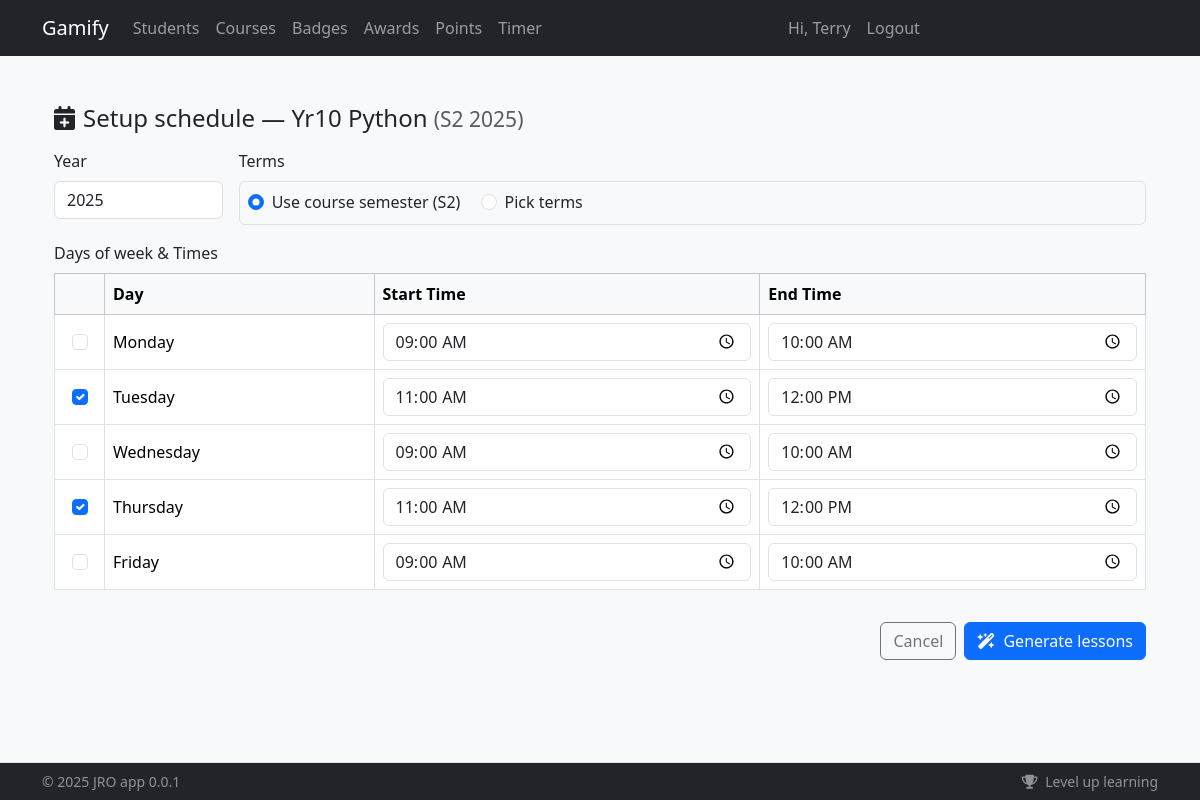
Page /courses/2/schedule/setup (signed in) on the committed database.
### app/models/user.py (models this page shows, shortened)
class User(db.Model):
    __tablename__ = "users"
    id = db.Column(db.Integer, primary_key=True)
    student_code = db.Column(db.String(32), unique=True, nullable=True)
    email = db.Column(db.String(255), unique=True, nullable=False, index=True)
    first_name = db.Column(db.String(100), nullable=False)
    last_name = db.Column(db.String(100), nullable=False)
    password_hash = db.Column(db.String(255), nullable=False)
    registered_method = db.Column(db.String(20), nullable=False, default="site")  # site|bulk
    house_id = db.Column(db.Integer, db.ForeignKey("houses.id"), nullable=True)
    homeroom_id = db.Column(db.Integer, db.ForeignKey("homerooms.id"), nullable=True)
    created_at = db.Column(db.DateTime, default=lambda: datetime.now(timezone.utc))
    avatar = db.Column(db.String(255), nullable=True)
    is_active = db.Column(db.Boolean, default=True, nullable=False)
    issued_badges = db.relationship(
        "Badge",
        backref="creator",
        lazy=True,
        foreign_keys="Badge.created_by_id",
    )
    attendances = db.relationship(
        "Attendance",
        foreign_keys="Attendance.student_id",
        back_populates="student",
        cascade="all, delete-orphan",
    )
    marked_attendances = db.relationship(
        "Attendance",
        foreign_keys="Attendance.marked_by_user_id",
        back_populates="marked_by",
    )
    roles = db.relationship("Role", secondary="user_roles", backref="users")
    groups = db.relationship("Group", secondary="user_groups", backref="users")
    house = db.relationship("House", back_populates="students")
    homeroom = db.relationship("Homeroom", back_populates="students")
    @property
    def role(self):
        """Returns the user's primary role name."""
        if self.roles:
            return self.roles[0].name
        return "student"

### app/models/course.py (models this page shows)
class Course(db.Model):
    __tablename__ = "courses"
    id = db.Column(db.Integer, primary_key=True)
    name = db.Column(db.String(200), nullable=False)
    semester = db.Column(db.String(20), nullable=False)  # "S1" | "S2" | "FULL"
    year = db.Column(db.Integer, nullable=False)
    created_at = db.Column(db.DateTime, default=lambda: datetime.now(timezone.utc))
    students = db.relationship("User", secondary=Enrollment, backref="courses", lazy="dynamic")
    __table_args__ = (
        db.UniqueConstraint("name", "semester", "year", name="uq_course_term"),
        db.Index("ix_course_term", "year", "semester"),
        db.Index("ix_course_created_at", "created_at"),
    )

### app/models/schedule.py (models this page shows)
class WeeklyPattern(db.Model):
    __tablename__ = "weekly_patterns"
    id = db.Column(db.Integer, primary_key=True)
    course_id = db.Column(db.Integer, db.ForeignKey("courses.id"), nullable=False)
    day_of_week = db.Column(db.Integer, nullable=False)  # Monday=0..Sunday=6
    start_time = db.Column(db.Time)  # optional
    end_time = db.Column(db.Time)
    room = db.Column(db.String(64))
    is_active = db.Column(db.Boolean, default=True)
    course = db.relationship("Course", backref=db.backref("schedules", cascade="all, delete-orphan"))
    __table_args__ = (
        db.UniqueConstraint("course_id", "day_of_week", name="uq_course_day"),
        db.CheckConstraint("day_of_week BETWEEN 0 AND 6", name="ck_valid_dow"),
    )

### app/routers/schedule/routes.py (the view)
@router.get("/{course_id}/schedule/setup", response_class=HTMLResponse, name="schedule.schedule_setup")
def schedule_setup_form(
    course_id: int,
    request: Request,
    current_user: User | AnonymousUser = Depends(require_user),
    session: Session = Depends(get_db),
):
    course = session.get(Course, course_id)
    if not course:
        raise HTTPException(status_code=404, detail="Course not found")
    default_year = course.year
    default_terms = SEMESTER_TO_TERMS.get(course.semester, [1, 2, 3, 4])
    patterns = (session.query(WeeklyPattern)
                .filter_by(course_id=course.id, is_active=True)
                .order_by(WeeklyPattern.day_of_week.asc()).all())
    patterns_dict = {p.day_of_week: p for p in patterns}
    return render_template("schedule/setup.html",
                           {
                               "request": request,
                               "course": course,
                               "default_year": default_year,
                               "default_terms": default_terms,
                               "patterns": patterns,
                               "patterns_dict": patterns_dict,
                               "current_user": current_user,
                           })

### app/templates/schedule/setup.html (shortened to what this page needs)
{% extends "base.html" %}
{% block content %}
<div class="container py-4">
  <h1 class="h4 mb-3">
    <i class="fa-solid fa-calendar-plus me-2"></i>Setup schedule — {{ course.name }}
    <span class="text-muted small">({{ course.semester }} {{ course.year }})</span>
  </h1>
  <form method="post">
    <div class="row g-3">
      <div class="col-md-2">
        <label class="form-label">Year</label>
        <input type="number" class="form-control" name="year" value="{{ default_year }}" min="2000" max="2100" required>
      </div>
      <div class="col-md-10">
        <label class="form-label">Terms</label>
        <div class="border rounded p-2">
          <div class="form-check form-check-inline">
            <input class="form-check-input" type="radio" name="term_mode" id="modeSem" value="use_semester" checked>
            <label class="form-check-label" for="modeSem">Use course semester ({{ course.semester }})</label>
          </div>
          <div class="form-check form-check-inline">
            <input class="form-check-input" type="radio" name="term_mode" id="modePick" value="pick_terms">
            <label class="form-check-label" for="modePick">Pick terms</label>
          </div>
        </div>
      </div>
      <div class="col-12">
        <label class="form-label">Days of week & Times</label>
        <div class="table-responsive">
          <table class="table table-bordered align-middle">
            <thead class="table-light">
              <tr>
                <th style="width: 50px;"></th>
                <th>Day</th>
                <th>Start Time</th>
                <th>End Time</th>
              </tr>
            </thead>
            <tbody>
              {% set DAYS=[(0,'Monday'),(1,'Tuesday'),(2,'Wednesday'),(3,'Thursday'),(4,'Friday')] %}
              {% for val, label in DAYS %}
                {% set wp = patterns_dict.get(val) %}
                <tr>
                  <td class="text-center">
                    <input class="form-check-input" type="checkbox" name="days" value="{{ val }}" id="d{{ val }}"
                      {{ 'checked' if (wp and wp.is_active) or (not patterns and val in [0,2,4]) else '' }}>
                  </td>
                  <td>
                    <label class="form-check-label d-block" for="d{{ val }}">{{ label }}</label>
                  </td>
                  <td>
                    <input type="time" class="form-control" name="start_time_{{ val }}" step="300"
                      value="{{ wp.start_time.strftime('%H:%M') if wp and wp.start_time else '09:00' }}">
                  </td>
                  <td>
                    <input type="time" class="form-control" name="end_time_{{ val }}" step="300"
                      value="{{ wp.end_time.strftime('%H:%M') if wp and wp.end_time else '10:00' }}">
                  </td>
                </tr>
              {% endfor %}
            </tbody>
          </table>
        </div>
      </div>
    </div>
    <div class="mt-3 d-flex justify-content-end gap-2">
      <a class="btn btn-outline-secondary" href="{{ url_for('schedule.course_schedule', course_id=course.id) }}">Cancel</a>
      <button class="btn btn-primary" type="submit">
        <i class="fa-solid fa-wand-magic-sparkles me-1"></i> Generate lessons
      </button>
    </div>
  </form>
</div>
{% endblock %}

### app/templates/base.html (shortened to what this page needs)
<!doctype html>
<html lang="en">
  <head>
    <link href="https://cdn.jsdelivr.net/npm/bootstrap@5.3.3/dist/css/bootstrap.min.css" rel="stylesheet">
    <link href="https://cdnjs.cloudflare.com/ajax/libs/font-awesome/6.5.2/css/all.min.css" rel="stylesheet">
    <link rel="stylesheet" href="{{ url_for('static', filename='css/main.css') }}">
    {% from "_macros.html" import csrf %}
  </head>
  <body class="bg-light">
    <nav class="navbar navbar-expand-lg navbar-dark bg-dark">
      <div class="container">
        <a class="navbar-brand" href="/">Gamify</a>
        <div class="collapse navbar-collapse" id="nav">
          <ul class="navbar-nav me-auto">
            <li class="nav-item"><a class="nav-link" href="/students/">Students</a></li>
            <li class="nav-item"><a class="nav-link" href="/courses/">Courses</a></li>
            <li class="nav-item"><a class="nav-link" href="/badges/">Badges</a></li>
            <li class="nav-item"><a class="nav-link" href="/awards/">Awards</a></li>
            <li class="nav-item"><a class="nav-link" href="/points/adjust">Points</a></li>
            <li class="nav-item"><a class="nav-link" href="/timer">Timer</a></li>
          </ul>
          <ul class="navbar-nav me-auto">
            {% if current_user.is_authenticated %}
              <li class="nav-item"><span class="nav-link">Hi, {{ current_user.first_name }}</span></li>
              <li class="nav-item"><a class="nav-link btn-lilo" href="/auth/logout">Logout</a></li>
            {% else %}
              <li class="nav-item"><a class="nav-link" href="/auth/login">Login</a></li>
            {% endif %}
          </ul>
        </div>
      </div>
    </nav>
    <main class="container py-4">
      {% block content %}{% endblock %}
    </main>
    <footer id="app-footer" class="app-footer fixed-bottom bg-dark text-white-50 border-top">
      <div class="container py-2 d-flex flex-wrap justify-content-between small">
        <span>&copy; {{ 2025 }} {{config.AUTHOR}} {{config.APP_NAME}} {{config.APP_VERSION}}</span>
        <span>
          <i class="fa fa-trophy me-1"></i> Level up learning
        </span>
      </div>
    </footer>
  </body>
</html>

### app/templates/base.html (style rules this page uses)
main { padding-bottom: 80px; }
.app-footer { z-index: 1030; }

### rows in the picture
User: first_name "Terry"
Course: name "Yr10 Python", semester "S2", year "2025"
WeeklyPattern: start_time "11:00", end_time "12:00"
WeeklyPattern: start_time "11:00", end_time "12:00"

### other values in the picture
{{ label }} "Monday" "Tuesday" "Wednesday" "Thursday" "Friday"
{{ 2025 }} "2025"
{{ config.AUTHOR }} "JRO"
{{ config.APP_NAME }} "app"
{{ config.APP_VERSION }} "0.0.1"
